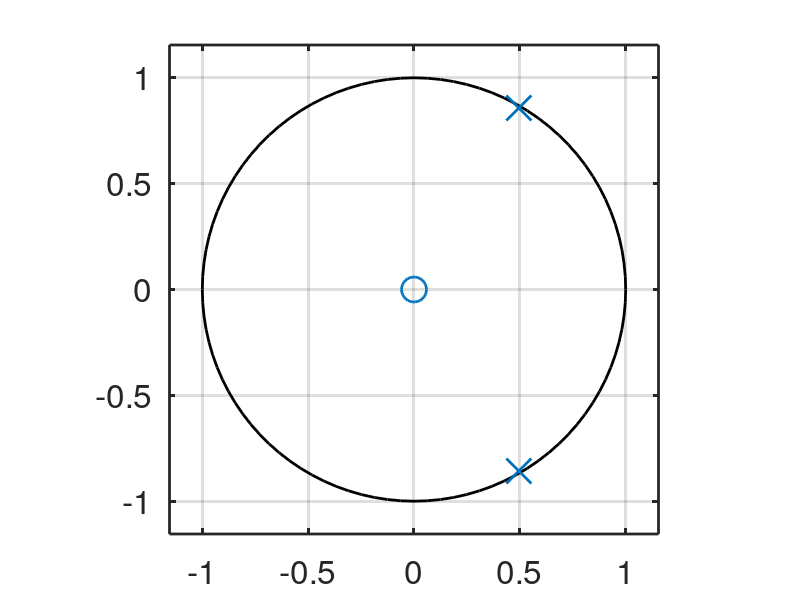
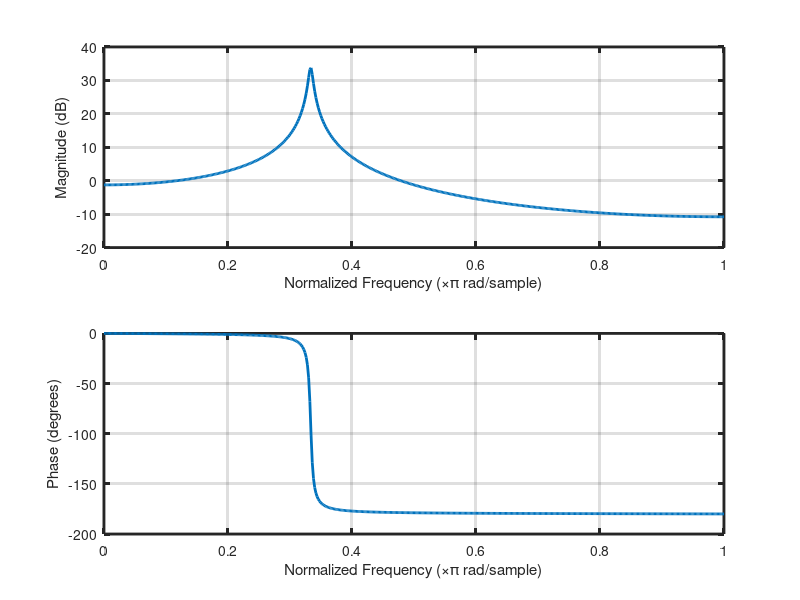

Recreate these plots in MATLAB, in order. (Note: this script raises an error after producing the figures.)
clear all; clc; close all;
%October 17, 2019
%Derya Malak

%%
%Example 1: bandpass

%r = 5/6; 
%r = 1/6; %smaller r (less peaky)
r = 99/100; %larger r (sharp peak)

b = [0 sin(pi/3)*r];

a = [1 -2*r*cos(pi/3) r^2];

%Plotting z plane
figure
zplane(b,a); 
set(gca,'FontSize',24)  %enlarge figure font size
set(findall(gcf,'-property','linewidth'),'linewidth',2) %makes the lines visible
set(findall(gcf,'-property','markersize'),'markersize',18) %enlarges the markers 

%Plotting frequency response
figure
freqz(b,a)
set(findall(gcf,'-property','linewidth'),'linewidth',2) 


%%
%Example 2: low pass
N = 8; %order of filter. if you want a better low pass characteristics, change this term to 54
b = fircls1(N,0.3,0.02,0.008); 
a = 1;

figure
zplane(b,a); 
set(gca,'FontSize',24)  
set(findall(gcf,'-property','linewidth'),'linewidth',2)
set(findall(gcf,'-property','markersize'),'markersize',18)  

figure
freqz(b,a)
set(findall(gcf,'-property','linewidth'),'linewidth',2) 

%%
%Example 3: low pass
N = 5; %order of filter
[b,a] = ellip(N,0.5,20,0.4);

figure
zplane(b,a); 
set(gca,'FontSize',24)  
set(findall(gcf,'-property','linewidth'),'linewidth',2) 
set(findall(gcf,'-property','markersize'),'markersize',18) 

figure
freqz(b,a)
set(findall(gcf,'-property','linewidth'),'linewidth',2) 

%%
%Example 4: high pass (this is an IIR filter-we have not seen IIR filters yet, but we will!)

[z,p,k] = butter(6,0.7,'high');
%locations of zeros and poles

figure
zplane(z,p); 
set(gca,'FontSize',24)  
set(findall(gcf,'-property','linewidth'),'linewidth',2) 
set(findall(gcf,'-property','markersize'),'markersize',18) 

SOS = zp2sos(z,p,k);    
freqz(SOS)
set(findall(gcf,'-property','linewidth'),'linewidth',2) 
